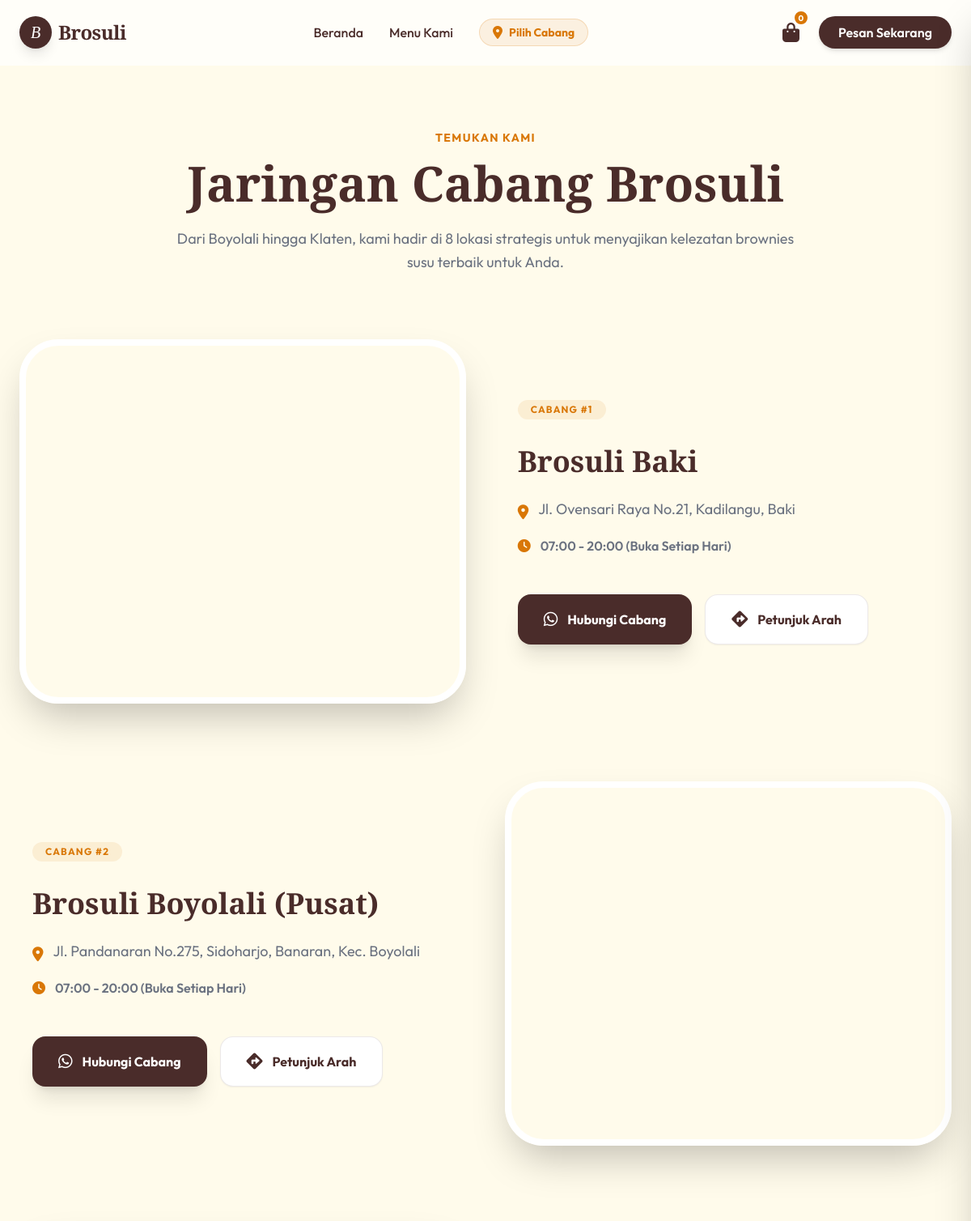
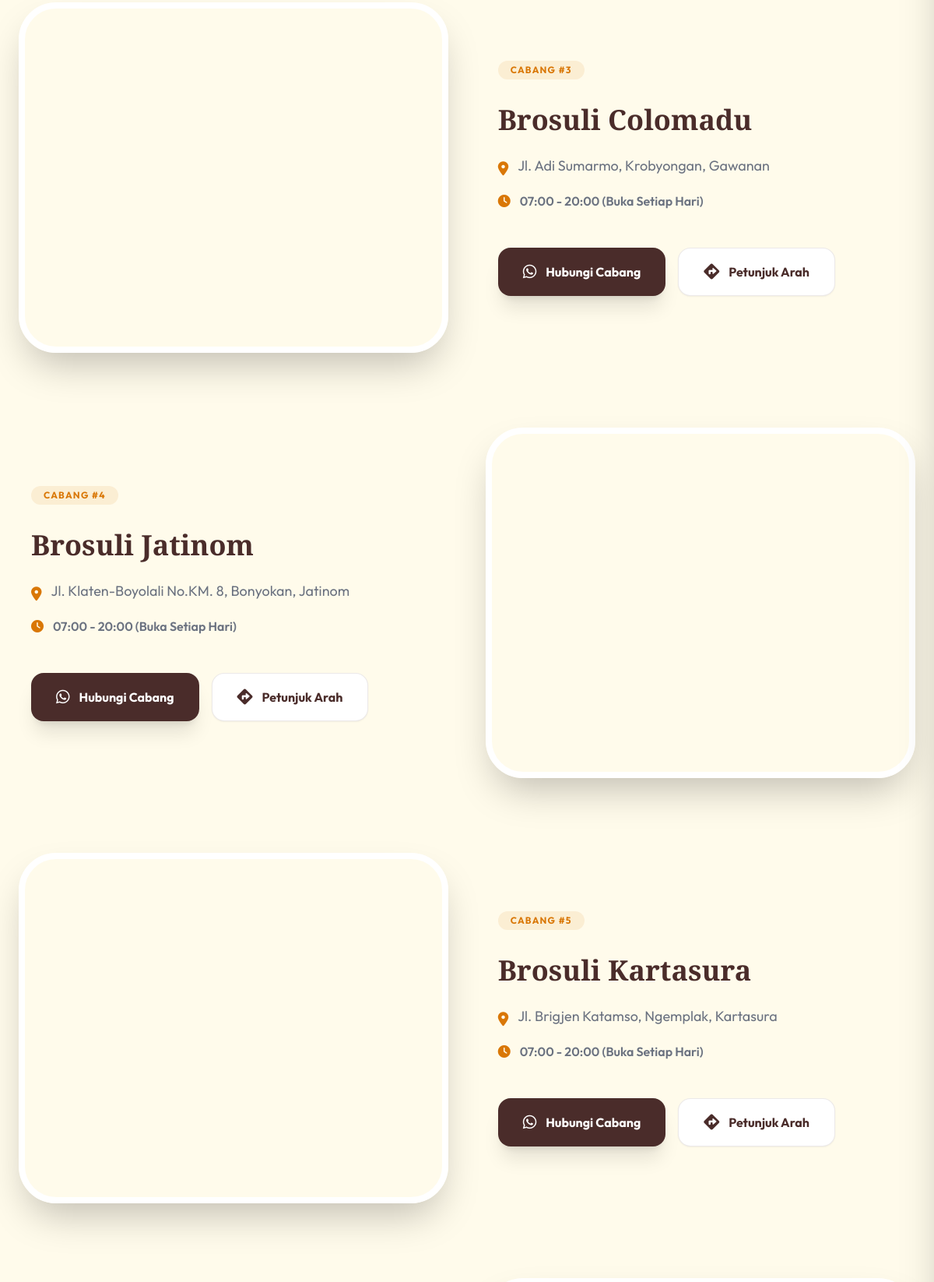
Screenshot of /frontend/location.php (upper part) with the database file from the repository (2 pictures, top to bottom).
### tables this page shows
CREATE TABLE IF NOT EXISTS tb_branches (
    id INT AUTO_INCREMENT PRIMARY KEY,
    name VARCHAR(100) NOT NULL,
    address TEXT,
    created_at TIMESTAMP DEFAULT CURRENT_TIMESTAMP
);

### frontend/location.php (the view, shortened to what this page needs)
<?php
require_once '../db/db.php';
$branch_stmt = $pdo->query("SELECT * FROM tb_branches ORDER BY name ASC");
$branches_db = $branch_stmt->fetchAll();
$selected_branch_name = 'Pilih Cabang';
$branches = [];
foreach ($branches_db as $b_db) {
    $original_maps = [
        'Brosuli Boyolali (Utama)' => 'https://www.google.com/maps/embed?pb=!1m18!1m12!1m3!1d3955.423!2d110.5997076!3d-7.5242328!2m3!1f0!2f0!3f0!3m2!1i1024!2i768!4f13.1!3m3!1m2!1s0x2e7a6f89085a6635%3A0x8c6cde5506ae2013!2sOleh%20Oleh%20Khas%20Boyolali%20%7C%20Brownies%20Susu%20Boyolali%20%7C%20Brosuli%20Boyolali!5e0',
        'Brosuli Mojosongo' => 'https://www.google.com/maps/embed?pb=!1m18!1m12!1m3!1d3955.456!2d110.638!3d-7.523!2m3!1f0!2f0!3f0!3m2!1i1024!2i768!4f13.1!3m3!1m2!1s0x2e7a6f6990498a4d%3A0x7d6a598716b6070a!2sBrosuli%20Mojosongo!5e0',
        'Brosuli Kartasura' => 'https://www.google.com/maps/embed?pb=!1m18!1m12!1m3!1d3955.024!2d110.738!3d-7.572!2m3!1f0!2f0!3f0!3m2!1i1024!2i768!4f13.1!3m3!1m2!1s0x2e7a1500131098fb%3A0x2fa2dc22888056d4!2sBrownies%20Susu%20Boyolali%20%7C%20Brosuli%20Kartasura!5e0',
        'Brosuli Baki' => 'https://www.google.com/maps/embed?pb=!1m18!1m12!1m3!1d3954.727!2d110.782!3d-7.604!2m3!1f0!2f0!3f0!3m2!1i1024!2i768!4f13.1!3m3!1m2!1s0x2e7a1552de0c535f%3A0xf2d01b628e513881!2sBrownies%20Susu%20Boyolali%20%7C%20Brosuli%20Baki!5e0',
        'Brosuli Mojolaban' => 'https://www.google.com/maps/embed?pb=!1m18!1m12!1m3!1d3954.673!2d110.867!3d-7.604!2m3!1f0!2f0!3f0!3m2!1i1024!2i768!4f13.1!3m3!1m2!1s0x2e7a1760df291679%3A0xbe2ace869208571a!2sBrownies%20Susu%20Boyolali%20%7C%20Brosuli%20Mojolaban!5e0',
        'Brosuli Colomadu' => 'https://www.google.com/maps/embed?pb=!1m18!1m12!1m3!1d3955.3!2d110.76!3d-7.531!2m3!1f0!2f0!3f0!3m2!1i1024!2i768!4f13.1!3m3!1m2!1s0x2e7a15f43fe33869%3A0xf50501cf0c8427b1!2sBrownies%20Susu%20Boyolali%20%7C%20Brosuli%20Colomadu!5e0',
        'Brosuli Pedan' => 'https://www.google.com/maps/embed?pb=!1m18!1m12!1m3!1d3953.197!2d110.703!3d-7.694!2m3!1f0!2f0!3f0!3m2!1i1024!2i768!4f13.1!3m3!1m2!1s0x2e7a41d6ab1417b7%3A0x44557a83949a2df8!2sBrownies%20Susu%20Boyolali%20%7C%20Brosuli%20Pedan!5e0',
        'Brosuli Jatinom' => 'https://www.google.com/maps/embed?pb=!1m18!1m12!1m3!1d3953.5!2d110.65!3d-7.65!2m3!1f0!2f0!3f0!3m2!1i1024!2i768!4f13.1!3m3!1m2!1s0x2e7a43ec985b0d01%3A0x5d9e5d4a6f8b9e6f!2sBrosuli%20Jatinom!5e0'
    ];
    $branches[] = [
        'id' => $b_db['id'],
        'name' => $b_db['name'],
        'address' => $b_db['address'],
        'map_url' => $original_maps[$b_db['name']] ?? ''
    ];
}
?>
<!DOCTYPE html>
<html lang="id">
<head>
    <script src="https://cdn.tailwindcss.com"></script>
    <link rel="stylesheet" href="https://cdnjs.cloudflare.com/ajax/libs/font-awesome/6.0.0/css/all.min.css">
</head>
<body class="bg-cream text-primary overflow-x-hidden">
    <nav class="fixed top-0 left-0 right-0 z-50 glass border-b border-white/20">
        <div class="max-w-7xl mx-auto px-6 py-4 flex justify-between items-center">
            <a href="../index.php" class="flex items-center space-x-2">
                <div class="w-10 h-10 bg-primary rounded-full flex items-center justify-center text-white font-serif text-xl italic shadow-lg">B</div>
                <span class="text-2xl font-serif font-bold tracking-tight">Brosuli</span>
            </a>
            <div class="flex items-center space-x-8 font-medium">
                <a href="../index.php" class="hover:text-secondary transition-colors">Beranda</a>
                <a href="catalog.php" class="hover:text-secondary transition-colors">Menu Kami</a>
                <button onclick="document.getElementById('branchModal').classList.remove('hidden')" class="flex items-center space-x-2 text-secondary hover:text-primary transition-all bg-secondary/10 px-4 py-1.5 rounded-full border border-secondary/20">
                    <i class="fas fa-map-marker-alt"></i>
                    <span class="text-sm font-bold"><?php echo htmlspecialchars($selected_branch_name); ?></span>
                </button>
            </div>
            <div class="flex items-center space-x-4">
                <button onclick="toggleCart()" class="relative p-2 text-primary hover:text-secondary transition-colors">
                    <i class="fas fa-shopping-bag text-2xl"></i>
                    <span class="cart-count absolute -top-1 -right-1 bg-secondary text-white text-[10px] w-5 h-5 rounded-full flex items-center justify-center font-bold border-2 border-white">0</span>
                </button>
                <button onclick="location.href='catalog.php'" class="bg-primary text-white px-6 py-2 rounded-full font-semibold hover:bg-secondary transition-all shadow-md transform hover:scale-105 hidden sm:block">
                    Pesan Sekarang
                </button>
            </div>
        </div>
    </nav>
    <header class="pt-40 pb-20 text-center px-6">
        <div class="max-w-3xl mx-auto">
            <span class="text-secondary font-bold tracking-widest uppercase text-sm mb-4 block">Temukan Kami</span>
            <h1 class="text-5xl md:text-6xl font-serif font-bold text-primary mb-6">Jaringan Cabang Brosuli</h1>
            <p class="text-gray-500 text-lg leading-relaxed">Dari Boyolali hingga Klaten, kami hadir di 8 lokasi strategis untuk menyajikan kelezatan brownies susu terbaik untuk Anda.</p>
        </div>
    </header>
    <section class="max-w-7xl mx-auto px-6 pb-32 space-y-24">
        <?php foreach ($branches as $index => $branch): ?>
        <div class="zigzag-card">
            <div class="card-inner flex flex-col lg:flex-row items-center gap-12">
                <div class="w-full lg:w-1/2 h-[450px] rounded-[3rem] overflow-hidden shadow-2xl border-8 border-white transform hover:scale-[1.02] transition-transform duration-500">
                    <iframe
                        src="<?php echo $branch['map_url']; ?>"
                        width="100%"
                        height="100%"
                        style="border:0;"
                        allowfullscreen=""
                        loading="lazy"
>
                    </iframe>
                </div>
                <div class="w-full lg:w-1/2 space-y-6 text-center lg:text-left px-4">
                    <div class="inline-block px-4 py-1 bg-secondary/10 text-secondary rounded-full text-xs font-bold uppercase tracking-widest mb-2">
                        Cabang #<?php echo $index + 1; ?>
                    </div>
                    <h2 class="text-3xl md:text-4xl font-serif font-bold text-primary">
                        <?php echo htmlspecialchars($branch['name']); ?>
                    </h2>
                    <div class="space-y-4">
                        <div class="flex items-start justify-center lg:justify-start space-x-3 text-gray-500">
                            <i class="fas fa-map-marker-alt mt-1 text-secondary text-lg"></i>
                            <p class="text-lg leading-relaxed"><?php echo htmlspecialchars($branch['address']); ?></p>
                        </div>
                        <div class="flex items-center justify-center lg:justify-start space-x-3 text-gray-500">
                            <i class="fas fa-clock text-secondary"></i>
                            <p class="font-semibold">07:00 - 20:00 (Buka Setiap Hari)</p>
                        </div>
                    </div>
                    <div class="pt-6 flex flex-col sm:flex-row gap-4 justify-center lg:justify-start">
                        <a href="https://wa.me/62895327349264?text=Halo%20Brosuli%20<?php echo urlencode($branch['name']); ?>%2C%20saya%20ingin%20bertanya..."
                           target="_blank"
                           class="px-8 py-4 bg-primary text-white rounded-2xl font-bold hover:bg-secondary transition-all flex items-center justify-center space-x-3 shadow-xl">
                            <i class="fab fa-whatsapp text-xl"></i>
                            <span>Hubungi Cabang</span>
                        </a>
                        <a href="https://www.google.com/maps/search/<?php echo urlencode($branch['name'] . ' ' . $branch['address']); ?>"
                           target="_blank"
                           class="px-8 py-4 bg-white text-primary border border-primary/10 rounded-2xl font-bold hover:bg-gray-50 transition-all flex items-center justify-center space-x-3 shadow-sm">
                            <i class="fas fa-directions text-xl"></i>
                            <span>Petunjuk Arah</span>
                        </a>
                    </div>
                </div>
            </div>
        </div>
        <?php endforeach; ?>
    </section>
</body>
</html>

### frontend/location.php (style rules this page uses)
.glass { background: rgba(255, 255, 255, 0.7); backdrop-filter: blur(10px); -webkit-backdrop-filter: blur(10px); }
.zigzag-card:nth-child(even) .card-inner { flex-direction: row-reverse; }

### rows the page displays
tb_branches: name "Brosuli Baki", address "Jl. Ovensari Raya No.21, Kadilangu, Baki"
tb_branches: name "Brosuli Boyolali (Pusat)", address "Jl. Pandanaran No.275, Sidoharjo, Banaran, Kec. Boyolali"
tb_branches: name "Brosuli Colomadu", address "Jl. Adi Sumarmo, Krobyongan, Gawanan"
tb_branches: name "Brosuli Jatinom", address "Jl. Klaten-Boyolali No.KM. 8, Bonyokan, Jatinom"
tb_branches: name "Brosuli Kartasura", address "Jl. Brigjen Katamso, Ngemplak, Kartasura"

### other values shown
$selected_branch_name "Pilih Cabang"
